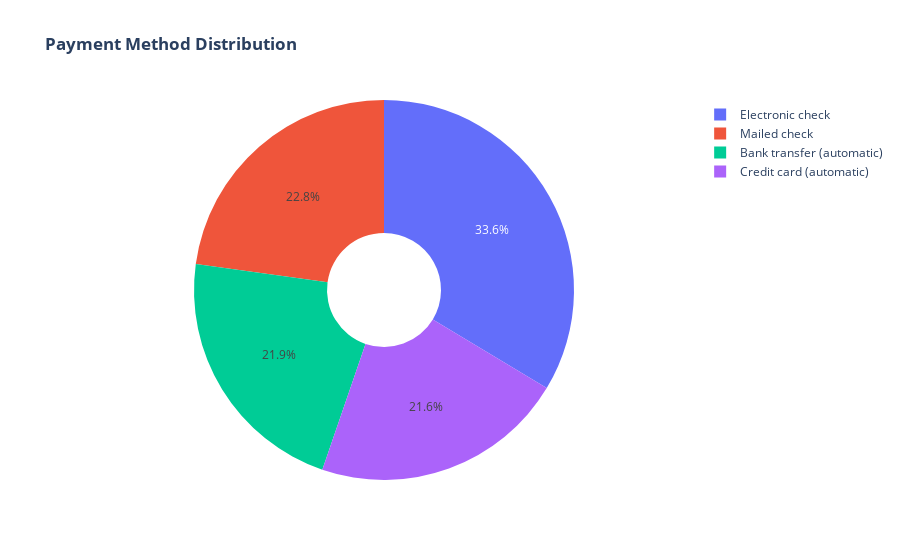

The notebook cell saved with this chart:
### Markdown cell above
Arround 75% of customer with Month-to-Month Contract opted to move out as compared to 13% of customrs with One Year Contract and 3% with Two Year Contract

### Code cell
labels = df['PaymentMethod'].unique()
values = df['PaymentMethod'].value_counts()

fig = go.Figure(data=[go.Pie(labels=labels, values=values, hole=.3)])
fig.update_layout(title_text="<b>Payment Method Distribution</b>")
fig.show()

### Figure 1 — Plotly figure (JSON) as saved in the notebook; plotly's stock layout.template omitted (floating-point values rounded to 4 significant figures)
{"data": [{"hole": 0.3, "labels": ["Electronic check", "Mailed check", "Bank transfer (automatic)", "Credit card (automatic)"], "type": "pie", "values": [2365, 1604, 1542, 1521]}], "layout": {"title": {"text": "<b>Payment Method Distribution</b>"}}}
